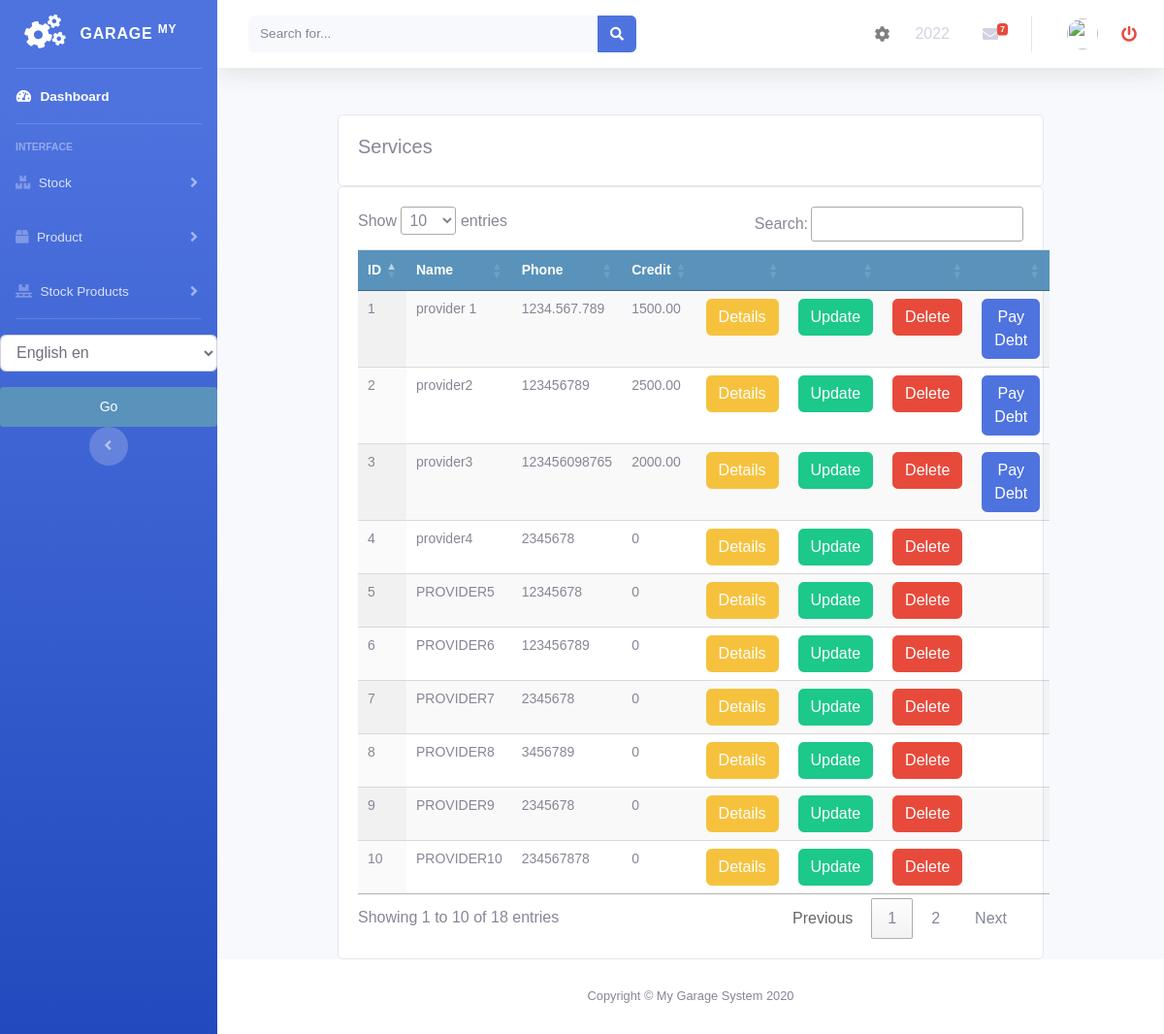
The app's page /services/provider_list with its own data.
### accounts/models.py (models this page shows, shortened)
class CurrentYear(models.Model):
    year = models.IntegerField(_('year'), )

### services/models.py (models this page shows, shortened)
class ServiceProvider(models.Model):
    name = models.CharField(max_length=200, null=True)
    phone = models.CharField(max_length=200, null=True)
    created = models.DateTimeField(auto_now_add=True)
    updated = models.DateTimeField(auto_now=True)
    credit = models.DecimalField(max_digits=10, decimal_places=2, null=True, default=0.0)
    def get_credit(self):
        if self.id == 18:
            real_credit = 0
        else:
            total_credit = round(sum(item.price for item in self.provided_item.filter(
                provider=self,
                order__confirmed=True,
                order__order_date__year=CurrentYear.objects.all().filter()[:1].get().year
            )), 2)
            total_payment = round(sum(payment.amount for payment in self.payments.filter(
                provider=self,
                pay_date__year=CurrentYear.objects.all().filter()[:1].get().year
            )), 2)
            real_credit = total_credit - total_payment
        self.credit = real_credit
        return real_credit

### sellorder/models.py (models this page shows, shortened)
class ServiceItem(models.Model):
    order = models.ForeignKey(Order,
                              related_name='services',
                              on_delete=models.CASCADE)
    service = models.ForeignKey(Service, related_name='order_service',
                                on_delete=models.DO_NOTHING, null=True, blank=True)
    provider = models.ForeignKey(ServiceProvider, related_name='provided_item',
                                 on_delete=models.DO_NOTHING, null=True, blank=True)
    price = models.DecimalField(max_digits=10, decimal_places=2)
    charge = models.DecimalField(max_digits=10, decimal_places=2, blank=True, null=True, default=0)

### payments/models.py (models this page shows)
class ServicePayment(models.Model):
    provider = models.ForeignKey(ServiceProvider, on_delete=models.CASCADE, related_name="payments")
    user = models.IntegerField(default=0)
    amount = models.DecimalField(max_digits=10, decimal_places=2)
    created = models.DateTimeField(auto_now_add=True)
    pay_date = models.DateField(null=True, blank=True)

### services/views.py (the view)
# urls.py: path('provider_list', views.provider_list, name='provider_list'),
def provider_list(request):
    providers = ServiceProvider.objects.all()
    current_year = CurrentYear.objects.all().filter()[:1].get()
    context = {
        'providers': providers,
        'current_year': current_year,
    }
    return render(request, 'services/provider_list.html', context)

### accounts/templatetags/erpextra.py (called while the page is built)
@register.filter(name='has_group')
def has_group(user, group_name):
    group = Group.objects.get(name=group_name)
    return True if group in user.groups.all() else False

### services/templates/services/provider_list.html (shortened to what this page needs)
{% extends 'home.html' %}
{% load static %}
{% load i18n %}
{% block content %}
<br>
<div class="container">
    <div class="row">
    <div class="col-md">
        <div class="card card-body">
            <h5>{% trans "Services" %}</h5>
        </div>
        <div class="card card-body">
            <table id="table_id" class="display text-center table">
                <thead>
                <tr>
                    <th>{% trans "ID" %}</th>
                    <th>{% trans "Name" %}</th>
                    <th>{% trans "Phone" %}</th>
                    <th>{% trans "Credit" %}</th>
                    <th></th>
                    <th></th>
                    <th></th>
                    <th></th>
                </tr>
                </thead>
                <tbody>
                {% for provider in providers %}
                <tr>
                    <td>
                       {{provider.id}}
                   </td>
                    <td>
                       {{provider.name}}
                   </td>
                    <td>
                       {{provider.phone}}
                   </td>
                    <td>
                       {{provider.get_credit}}
                   </td>
                     <td>
                        <a class="btn btn-warning " href="{% url 'services:provider_details' provider.id %}">{% trans "Details" %}</a>
                    </td>
                    <td>
                        <a class="btn btn-success " href="{% url 'services:update_provider' provider.id %}">{% trans "Update" %}</a>
                    </td>
                    <td>
                        <a class="btn btn-danger " href="{% url 'services:delete_provider' provider.id %}">{% trans "Delete" %}</a>
                    </td>
                    <td>
                        {% if provider.credit > 0 %}
                        <a class="btn btn-primary " href="{% url 'payments:create_service_payment' provider.id %}"> {% trans "Pay Debt" %}</a>
                        {% endif %}
                    </td>
                </tr>
                {% endfor %}
                </tbody>
            </table>
        </div>
    </div>
</div>
</div>
{% endblock %}
{% block jsscript %}
<link rel="stylesheet" href="https://ajax.googleapis.com/ajax/libs/jqueryui/1.12.1/themes/smoothness/jquery-ui.css">
<link rel="stylesheet" href="https://cdnjs.cloudflare.com/ajax/libs/chosen/1.8.7/chosen.min.css"/>
<link rel="stylesheet" type="text/css" href="https://cdn.datatables.net/1.10.22/css/jquery.dataTables.css">
{% endblock %}

### accounts/templates/navbar.html (shortened to what this page needs)
{% load  static %}
{% load i18n %}
        <nav class="navbar navbar-expand navbar-light bg-white topbar mb-4 static-top shadow">
          <form class="d-none d-sm-inline-block form-inline mr-auto ml-md-3 my-2 my-md-0 mw-100 navbar-search">
            <div class="input-group">
              <input type="text" class="form-control bg-light border-0 small" placeholder="Search for..." aria-label="Search" aria-describedby="basic-addon2">
              <div class="input-group-append">
                <button class="btn btn-primary" type="button">
                  <i class="fas fa-search fa-sm"></i>
                </button>
              </div>
            </div>
          </form>
          <ul class="navbar-nav ml-auto">
            <a class="nav-item nav-link  mt-3" href="{% url 'accounts:choose_the_year' %}"  role="button">
                <i class="fas fa-cog fa-fw"></i>
            </a>
            <li class="nav-item dropdown no-arrow mx-1">
              <a class="nav-link " id="alertsDropdown" role="textbox" aria-haspopup="true" aria-expanded="false">
                {{current_year.year|cut:" " }}
              </a>
            </li>
            <li class="nav-item dropdown no-arrow mx-1">
              <a class="nav-link dropdown-toggle" href="#" id="messagesDropdown" role="button" data-toggle="dropdown" aria-haspopup="true" aria-expanded="false">
                <i class="fas fa-envelope fa-fw"></i>
                <span class="badge badge-danger badge-counter">7</span>
              </a>
            </li>
            <li class="nav-item dropdown no-arrow">
              <a class="nav-link dropdown-toggle" href="#" id="userDropdown" role="button" data-toggle="dropdown" aria-haspopup="true" aria-expanded="false">
                <img class="img-profile rounded-circle" src="https://source.unsplash.com/QAB-WJcbgJk/60x60">
              </a>
            </li>
            <li class="nav-item">
                <a class="nav-link text-danger" href="{% url 'accounts:logout' %}"><i class="fas fa-power-off"></i> </a>
            </li>
          </ul>
        </nav>

### static/css/main.css (style rules this page uses)
body { margin:0; padding:0; font-family:helvetica, sans-serif; }
h1, h2, h3, h4, h5 , h6 { font-family: 'Ubuntu', sans-serif; font-weight:normal; }
a { text-decoration:none; color:#5993bb; }
table { width:100%; border-spacing:0; border-collapse: collapse; }
table th, table td { text-align:left; font-size:14px; padding:10px; margin:0; }
tbody tr:nth-child(odd) { background:#efefef; }
thead th, tbody tr.total { background:#5993bb; color:#fff; font-weight:bold; }

### records on screen
CurrentYear: year "2022"
ServiceProvider: id "1", name "provider 1", phone "1234.567.789", get_credit "1500.00"
ServiceProvider: id "2", name "provider2", phone "123456789", get_credit "2500.00"
ServiceProvider: id "3", name "provider3", phone "123456098765", get_credit "2000.00"
ServiceProvider: id "4", name "provider4", phone "2345678", get_credit "0"
ServiceProvider: id "5", name "PROVIDER5", phone "12345678", get_credit "0"
ServiceProvider: id "6", name "PROVIDER6", phone "123456789", get_credit "0"
ServiceProvider: id "7", name "PROVIDER7", phone "2345678", get_credit "0"
ServiceProvider: id "8", name "PROVIDER8", phone "3456789", get_credit "0"
ServiceProvider: id "9", name "PROVIDER9", phone "2345678", get_credit "0"
ServiceProvider: id "10", name "PROVIDER10", phone "234567878", get_credit "0"
